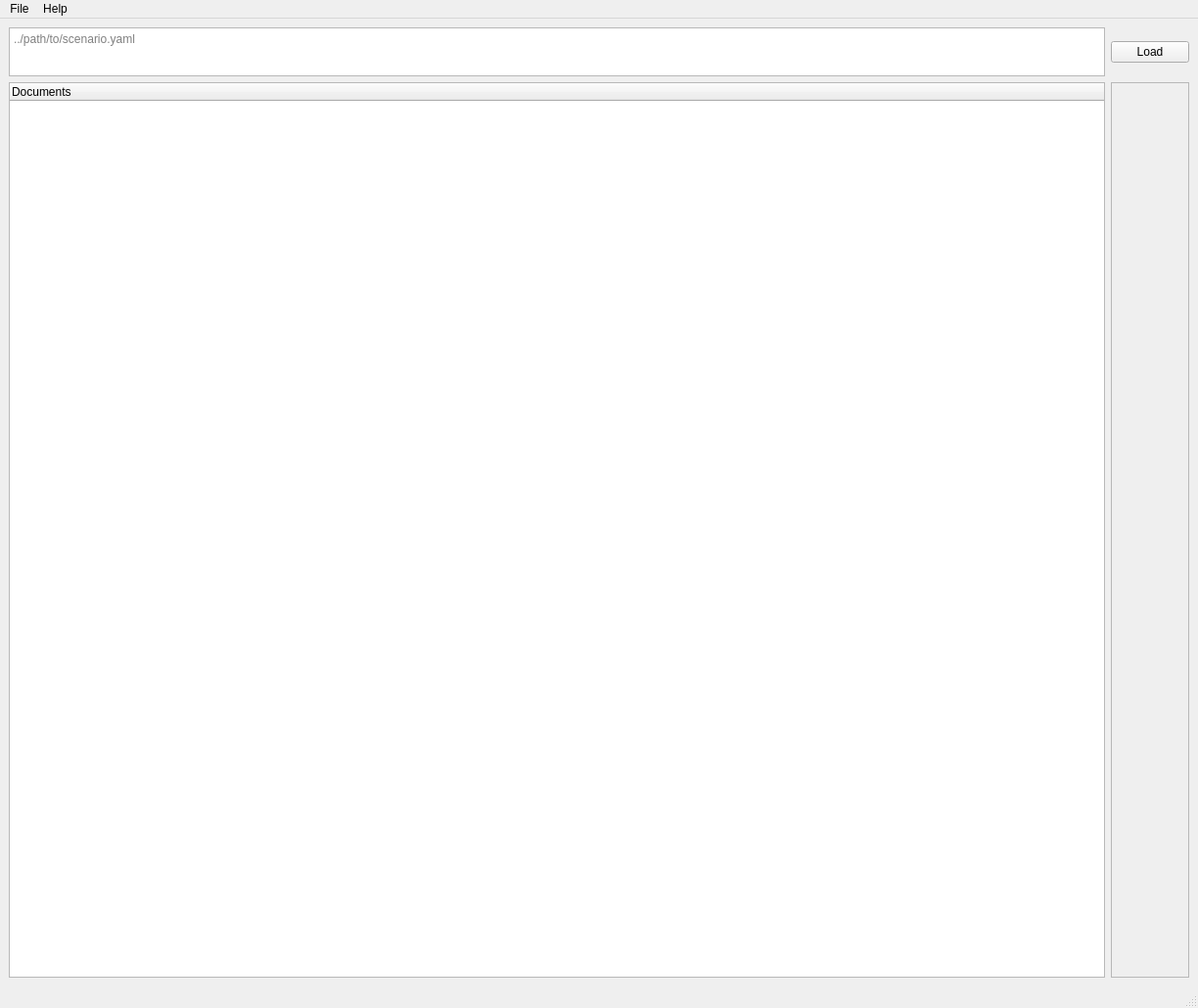
<?xml version="1.0" encoding="UTF-8"?>
<ui version="4.0">
 <class>MainWindow</class>
 <widget class="QMainWindow" name="MainWindow">
  <property name="geometry">
   <rect>
    <x>0</x>
    <y>0</y>
    <width>1224</width>
    <height>1030</height>
   </rect>
  </property>
  <property name="sizePolicy">
   <sizepolicy hsizetype="Expanding" vsizetype="Expanding">
    <horstretch>0</horstretch>
    <verstretch>0</verstretch>
   </sizepolicy>
  </property>
  <property name="windowTitle">
   <string>Topic Store GUI</string>
  </property>
  <widget class="QWidget" name="centralwidget">
   <layout class="QGridLayout" name="gridLayout">
    <item row="1" column="1">
     <widget class="QFrame" name="frame">
      <property name="frameShape">
       <enum>QFrame::StyledPanel</enum>
      </property>
      <property name="frameShadow">
       <enum>QFrame::Raised</enum>
      </property>
      <layout class="QHBoxLayout" name="horizontalLayout">
       <item>
        <layout class="QHBoxLayout" name="visualiser_layout"/>
       </item>
      </layout>
     </widget>
    </item>
    <item row="1" column="0">
     <widget class="ViewTree" name="tree_widget">
      <property name="columnCount">
       <number>1</number>
      </property>
      <column>
       <property name="text">
        <string>Documents</string>
       </property>
      </column>
     </widget>
    </item>
    <item row="0" column="0">
     <widget class="QTextEdit" name="scenario_path">
      <property name="maximumSize">
       <size>
        <width>16777215</width>
        <height>50</height>
       </size>
      </property>
      <property name="readOnly">
       <bool>true</bool>
      </property>
      <property name="placeholderText">
       <string>../path/to/scenario.yaml</string>
      </property>
     </widget>
    </item>
    <item row="0" column="1">
     <widget class="QPushButton" name="open_scenario_btn">
      <property name="text">
       <string>Load</string>
      </property>
     </widget>
    </item>
   </layout>
  </widget>
  <widget class="QMenuBar" name="menubar">
   <property name="geometry">
    <rect>
     <x>0</x>
     <y>0</y>
     <width>1224</width>
     <height>39</height>
    </rect>
   </property>
   <widget class="QMenu" name="menuFile">
    <property name="title">
     <string>File</string>
    </property>
    <addaction name="actionExit"/>
   </widget>
   <widget class="QMenu" name="menuAbout">
    <property name="title">
     <string>Help</string>
    </property>
    <addaction name="actionAbout"/>
    <addaction name="actionHomepage"/>
   </widget>
   <addaction name="menuFile"/>
   <addaction name="menuAbout"/>
  </widget>
  <widget class="QStatusBar" name="statusbar"/>
  <action name="actionExit">
   <property name="text">
    <string>Exit</string>
   </property>
  </action>
  <action name="actionAbout">
   <property name="text">
    <string>About</string>
   </property>
  </action>
  <action name="actionHomepage">
   <property name="text">
    <string>Homepage</string>
   </property>
  </action>
 </widget>
 <customwidgets>
  <customwidget>
   <class>ViewTree</class>
   <extends>QTreeWidget</extends>
   <header>ts_widgets.ViewTree</header>
  </customwidget>
 </customwidgets>
 <resources/>
 <connections/>
</ui>
